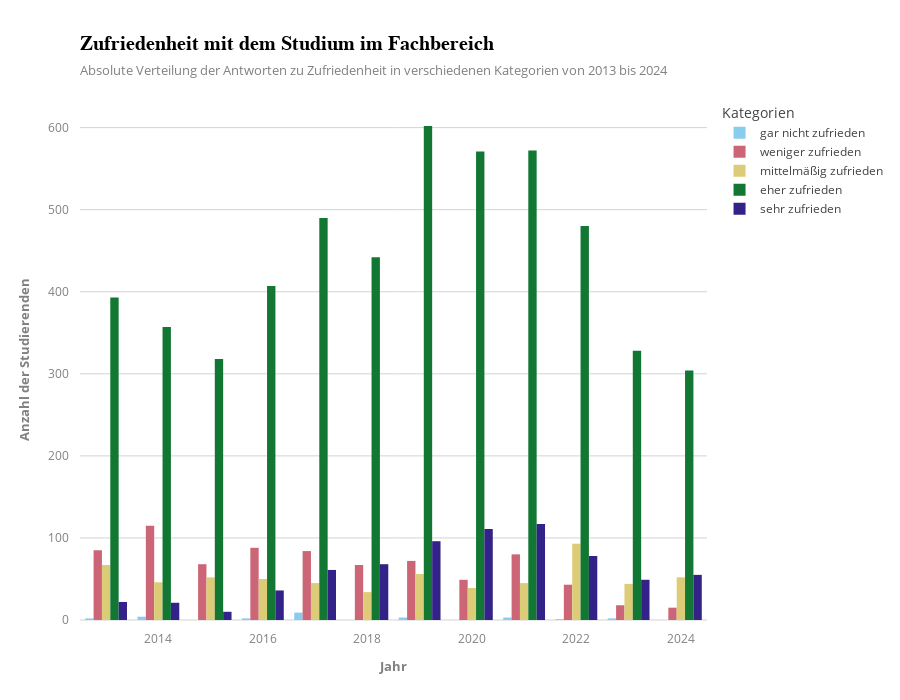

This figure's notebook cell:
### Code cell
import plotly.express as px
import plotly.io as pio
import pandas as pd

# Definiere das Template
infoviz_template = dict(
    layout=dict(
        template="plotly_white",
        title=dict(
            font=dict(size=20, family="Arial", weight="bold", color="black"),
            xanchor="left",  
            xref="paper",
            x=0,
            subtitle=dict(
                text="Absolute Verteilung der Antworten zu Zufriedenheit in verschiedenen Kategorien von 2013 bis 2024",
                font=dict(color="gray", size=13),
            ),
        ),
        xaxis=dict(
            showgrid=False,
            zerolinecolor="lightgrey",
            tickfont=dict(color="grey", size=12),
            title_font=dict(color="grey", weight="bold", size=13),
            title_standoff=15,
            ticklabelstandoff=10,
            ticklabelposition="outside bottom"
        ),
        yaxis=dict(
            showgrid=True, gridcolor="lightgrey",
            zerolinecolor="lightgrey",
            tickfont=dict(color="grey", size=12),
            title_font=dict(color="grey", weight="bold", size=13),
            title_standoff=15,
            ticklabelstandoff=10,
            ticklabelposition="outside left"
        ),
    )
)

# Template in Plotly registrieren
pio.templates["infoviz"] = infoviz_template

category_order = [
    'gar nicht zufrieden (%)', 
    'weniger zufrieden (%)', 
    'mittelmäßig zufrieden (%)', 
    'eher zufrieden (%)', 
    'sehr zufrieden (%)'
]

# Stelle sicher, dass 'Category' eine kategorische Variable mit der richtigen Reihenfolge ist
df['Category'] = pd.Categorical(df['Category'], categories=category_order, ordered=True)

# Sortiere den DataFrame nach Jahr und Category
df = df.sort_values(by=['Jahr', 'Category'])

# Erstelle das Balkendiagramm und wende das benutzerdefinierte Template an
fig = px.bar(df, x="Jahr", 
             y="sum", 
             color="Category", 
             title="Zufriedenheit mit dem Studium im Fachbereich", 
             color_discrete_sequence=px.colors.qualitative.Safe, 
             template="infoviz",  # Hier wird das benutzerdefinierte Template verwendet
             barmode="group", 
             labels={
                 'Jahr': 'Jahr', 
                 'sum': 'Anzahl der Studierenden',
                 'Category': 'Kategorien'
             })

# Diagrammhöhe anpassen
fig.update_layout(height=700)

# Beschriftung der Legende anpassen
fig.update_traces(
    name="gar nicht zufrieden",  # Hier kannst du den Namen der Kategorie ändern
    selector=dict(name='gar nicht zufrieden (%)')  # Wähle den Namen der Kategorie, die geändert werden soll
)
fig.update_traces(
    name="weniger zufrieden",
    selector=dict(name='weniger zufrieden (%)')
)
fig.update_traces(
    name="mittelmäßig zufrieden",
    selector=dict(name='mittelmäßig zufrieden (%)')
)
fig.update_traces(
    name="eher zufrieden",
    selector=dict(name='eher zufrieden (%)')
)
fig.update_traces(
    name="sehr zufrieden",
    selector=dict(name='sehr zufrieden (%)')
)

# Diagramm anzeigen
fig.show()

### Figure 1 — Plotly figure (JSON) as saved in the notebook; plotly's stock layout.template omitted (floating-point values rounded to 4 significant figures)
{"data": [{"alignmentgroup": "True", "hovertemplate": "Kategorien=gar nicht zufrieden (%)<br>Jahr=%{x}<br>Anzahl der Studierenden=%{y}<extra></extra>", "legendgroup": "gar nicht zufrieden (%)", "marker": {"color": "rgb(136, 204, 238)", "pattern": {"shape": ""}}, "name": "gar nicht zufrieden", "offsetgroup": "gar nicht zufrieden (%)", "orientation": "v", "showlegend": true, "textposition": "auto", "type": "bar", "x": ["2013", "2014", "2015", "2016", "2017", "2018", "2019", "2020", "2021", "2022", "2023", "2024"], "xaxis": "x", "y": [2, 4, 0, 2, 9, 0, 3, 0, 3, 1, 2, 0], "yaxis": "y"}, {"alignmentgroup": "True", "hovertemplate": "Kategorien=weniger zufrieden (%)<br>Jahr=%{x}<br>Anzahl der Studierenden=%{y}<extra></extra>", "legendgroup": "weniger zufrieden (%)", "marker": {"color": "rgb(204, 102, 119)", "pattern": {"shape": ""}}, "name": "weniger zufrieden", "offsetgroup": "weniger zufrieden (%)", "orientation": "v", "showlegend": true, "textposition": "auto", "type": "bar", "x": ["2013", "2014", "2015", "2016", "2017", "2018", "2019", "2020", "2021", "2022", "2023", "2024"], "xaxis": "x", "y": [85, 115, 68, 88, 84, 67, 72, 49, 80, 43, 18, 15], "yaxis": "y"}, {"alignmentgroup": "True", "hovertemplate": "Kategorien=mittelmäßig zufrieden (%)<br>Jahr=%{x}<br>Anzahl der Studierenden=%{y}<extra></extra>", "legendgroup": "mittelmäßig zufrieden (%)", "marker": {"color": "rgb(221, 204, 119)", "pattern": {"shape": ""}}, "name": "mittelmäßig zufrieden", "offsetgroup": "mittelmäßig zufrieden (%)", "orientation": "v", "showlegend": true, "textposition": "auto", "type": "bar", "x": ["2013", "2014", "2015", "2016", "2017", "2018", "2019", "2020", "2021", "2022", "2023", "2024"], "xaxis": "x", "y": [67, 46, 52, 50, 45, 34, 56, 39, 45, 93, 44, 52], "yaxis": "y"}, {"alignmentgroup": "True", "hovertemplate": "Kategorien=eher zufrieden (%)<br>Jahr=%{x}<br>Anzahl der Studierenden=%{y}<extra></extra>", "legendgroup": "eher zufrieden (%)", "marker": {"color": "rgb(17, 119, 51)", "pattern": {"shape": ""}}, "name": "eher zufrieden", "offsetgroup": "eher zufrieden (%)", "orientation": "v", "showlegend": true, "textposition": "auto", "type": "bar", "x": ["2013", "2014", "2015", "2016", "2017", "2018", "2019", "2020", "2021", "2022", "2023", "2024"], "xaxis": "x", "y": [393, 357, 318, 407, 490, 442, 602, 571, 572, 480, 328, 304], "yaxis": "y"}, {"alignmentgroup": "True", "hovertemplate": "Kategorien=sehr zufrieden (%)<br>Jahr=%{x}<br>Anzahl der Studierenden=%{y}<extra></extra>", "legendgroup": "sehr zufrieden (%)", "marker": {"color": "rgb(51, 34, 136)", "pattern": {"shape": ""}}, "name": "sehr zufrieden", "offsetgroup": "sehr zufrieden (%)", "orientation": "v", "showlegend": true, "textposition": "auto", "type": "bar", "x": ["2013", "2014", "2015", "2016", "2017", "2018", "2019", "2020", "2021", "2022", "2023", "2024"], "xaxis": "x", "y": [22, 21, 10, 36, 61, 68, 96, 111, 117, 78, 49, 55], "yaxis": "y"}], "layout": {"barmode": "group", "height": 700, "legend": {"title": {"text": "Kategorien"}, "tracegroupgap": 0}, "title": {"text": "Zufriedenheit mit dem Studium im Fachbereich"}, "xaxis": {"anchor": "y", "domain": [0, 1], "title": {"text": "Jahr"}}, "yaxis": {"anchor": "x", "domain": [0, 1], "title": {"text": "Anzahl der Studierenden"}}}}
